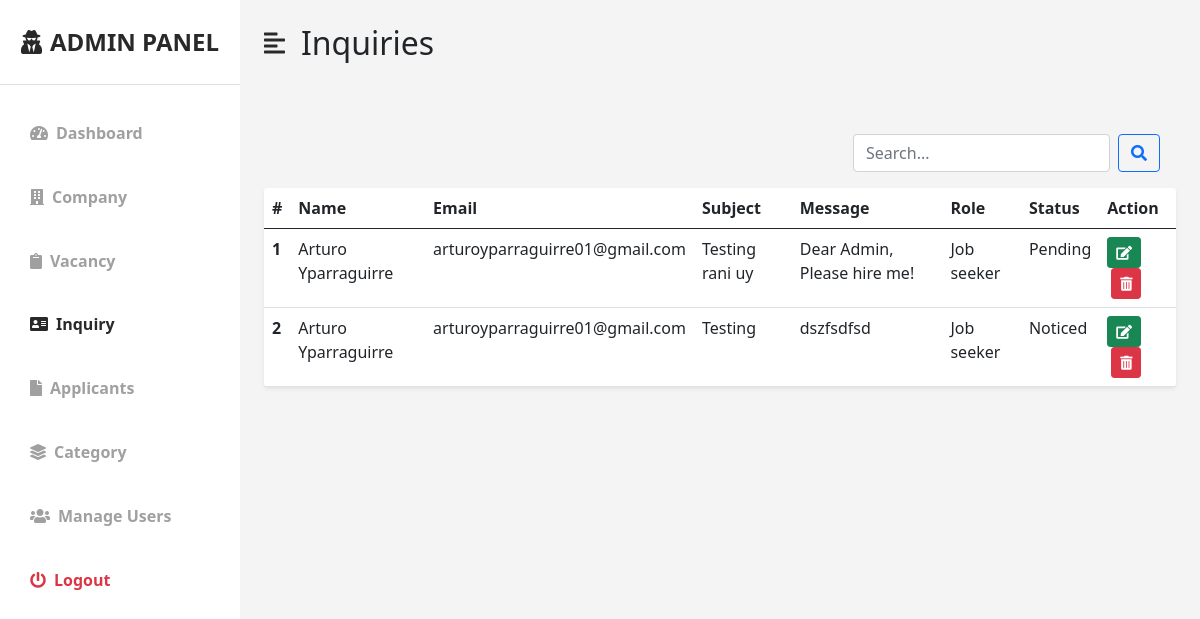
The app's page /JobPortal/src/admin/page-inquiry.php, older data.
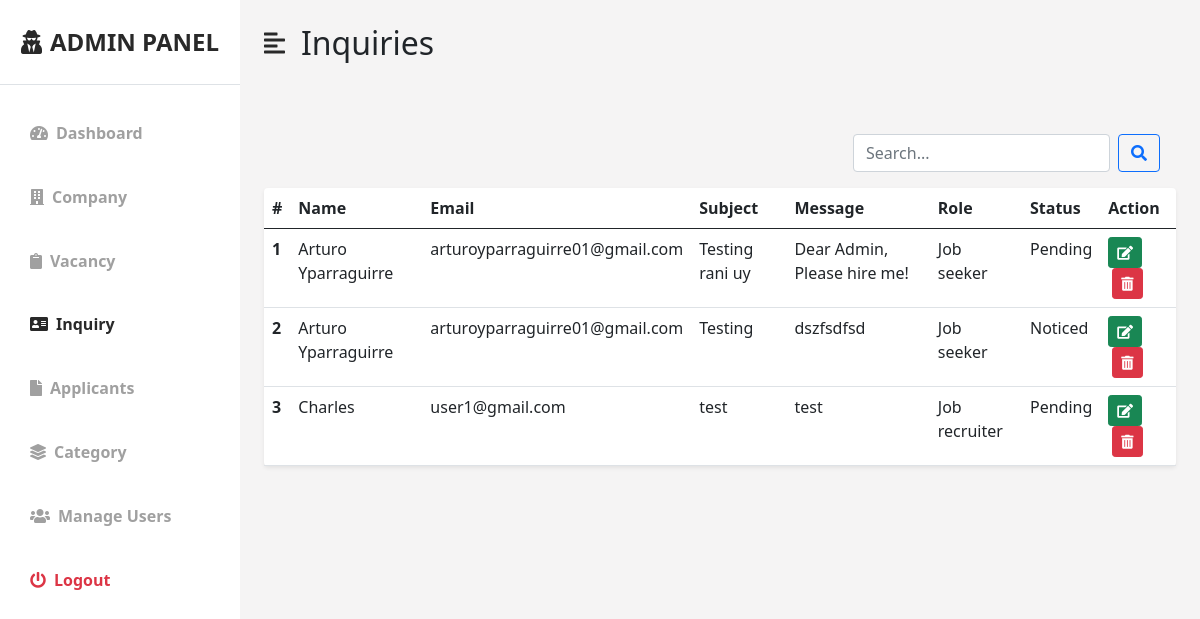
The same page, newer data.
### tables this page shows
CREATE TABLE `tbl_inquiry` (
  `uid` int(11) NOT NULL,
  `name` varchar(45) NOT NULL,
  `email` varchar(45) NOT NULL,
  `subject` varchar(45) NOT NULL,
  `message` varchar(200) NOT NULL,
  `role` varchar(45) NOT NULL,
  `status` varchar(45) DEFAULT 'Pending'
);

### JobPortal/src/admin/page-inquiry.php (the view, shortened to what the changed rows need)
<!DOCTYPE html>
<html lang="en">
<head>
    <link href="https://cdn.jsdelivr.net/npm/bootstrap@5.0.0-beta3/dist/css/bootstrap.min.css" rel="stylesheet" />
    <link rel="stylesheet" href="https://cdnjs.cloudflare.com/ajax/libs/font-awesome/5.15.3/css/all.min.css" />
    <link rel="stylesheet" href="style/styles.css" />
</head>
<body>
<div class="d-flex" id="wrapper">
    <div id="page-content-wrapper">
        <nav class="navbar navbar-expand-lg navbar-light bg-transparent py-4 px-4">
            <div class="d-flex align-items-center">
                <h2 class="fs-2 m-0">Inquiries</h2>
            </div>
        </nav>
        <div class="container-fluid px-4">
            <div class="row my-5">
                <div class="col">
                    <table class="table bg-white rounded shadow-sm table-hover">
                        <thead>
                        <tr>
                            <th scope="col">#</th>
                            <th scope="col">Name</th>
                            <th scope="col">Email</th>
                            <th scope="col">Subject</th>
                            <th scope="col">Message</th>
                            <th scope="col">Role</th>
                            <th scope="col">Status</th>
                            <th scope="col">Action</th>
                        </tr>
                        </thead>
                        <tbody>
                        <?php
                        include '../auth/php/config.php';
                        if (isset($_GET['search'])) {
                            $search = mysqli_real_escape_string($con, $_GET['search']);
                            $query = "SELECT * FROM tbl_inquiry WHERE
                                    name LIKE '%$search%' OR
                                    email LIKE '%$search%' OR
                                    subject LIKE '%$search%' OR
                                    message LIKE '%$search%' OR
                                    role LIKE '%$search%' OR
                                    status LIKE '%$search%'";
                        } else {
                            $query = "SELECT * FROM tbl_inquiry";
                        }
                        $result = mysqli_query($con, $query);
                        $count = 1;
                        while ($row = mysqli_fetch_assoc($result)) {
                            echo "<tr>";
                            echo "<th scope='row'>" . $count++ . "</th>";
                            echo "<td>" . htmlspecialchars($row['name']) . "</td>";
                            echo "<td>" . htmlspecialchars($row['email']) . "</td>";
                            echo "<td>" . htmlspecialchars($row['subject']) . "</td>";
                            echo "<td>" . htmlspecialchars($row['message']) . "</td>";
                            echo "<td>" . htmlspecialchars($row['role']) . "</td>";
                            echo "<td>" . htmlspecialchars($row['status']) . "</td>";
                            echo "<td>";
                            echo "<button class='btn btn-success btn-sm me-1' onclick='editInquiry(" . $row['uid'] . ")'><i class='fas fa-edit'></i></button>";
                            echo "<button class='btn btn-danger btn-sm ms-1' onclick='deleteInquiry(" . $row['uid'] . ")'><i class='fas fa-trash-alt'></i></button>";
                            echo "</td>";
                            echo "</tr>";
                        }
                        ?>
                        </tbody>
                    </table>
                </div>
            </div>
        </div>
    </div>
</body>
</html>

Row changes from the older to the newer data that the page shows:
added tbl_inquiry: name "Charles", email "user1@gmail.com", subject "test", message "test", role "Job recruiter", status "Pending"
